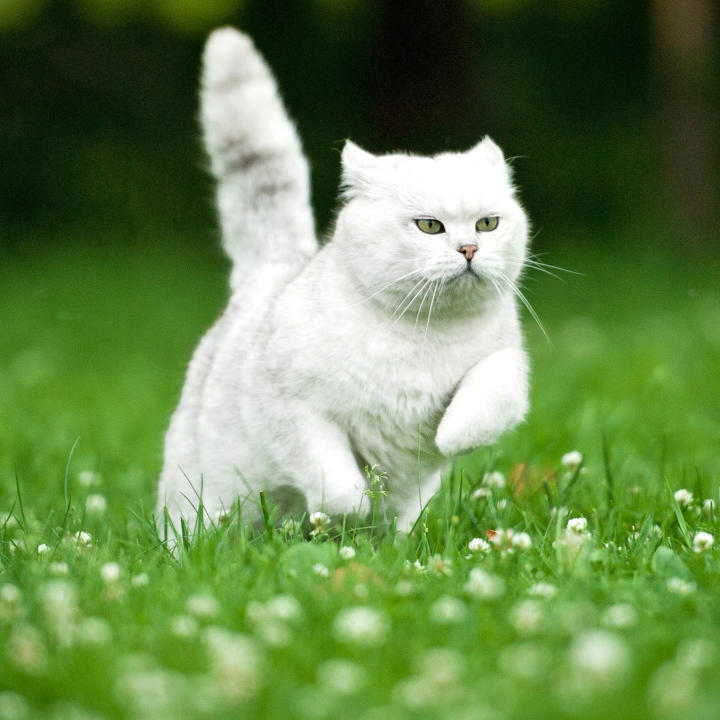
#> input picture Images/Cat.jpg, 720 x 720 px, found by its file name
$ python Thresholding.py
#> lines starting #> are read from the running program, lines starting #| are printed output that depends on the picture; after the words box and inside, x2 and y2 are one past the last pixel; in counts of white or black regions, pixels touching at a corner belong together
# -*- coding: utf-8 -*-
"""
Created on Tue Dec 29 15:51:39 2020

@author: Gowrav Tata
"""
import cv2 as cv
import os
os.chdir(r'E:/')

img  = cv.imread('Cat.jpg')
#> img is the input picture: shape (720, 720, 3); mean B, G, R 78.6, 135, 104.4
cv.imshow("Cat",img)
# Thresholding means binarizing an image, where pixels are zero or black
# ---- Simple Thresholding : Convert BGR to gray

gray = cv.cvtColor(img,cv.COLOR_BGR2GRAY)
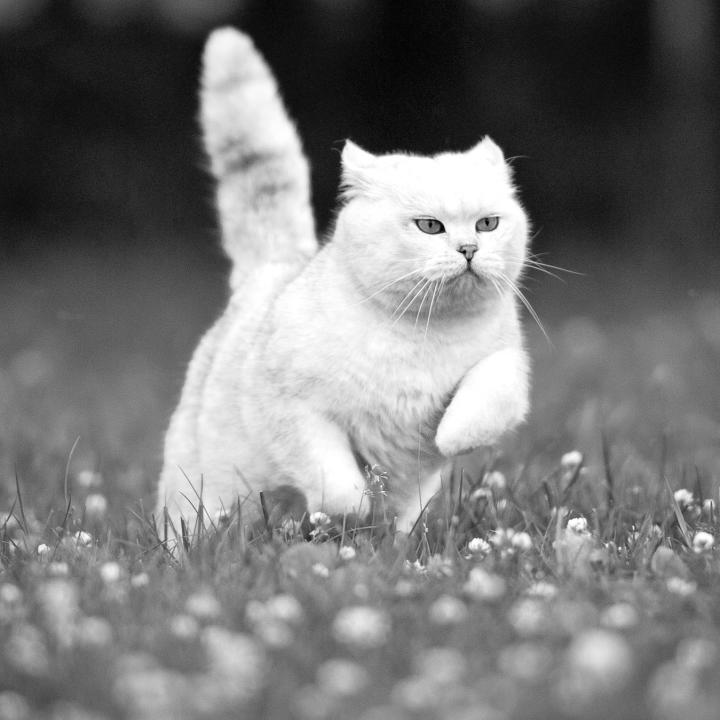
#> gray: shape (720, 720); min 1, max 255, mean 119.4
cv.imshow("Gray",gray)
threshold,thresh = cv.threshold(gray,150,255,cv.THRESH_BINARY)
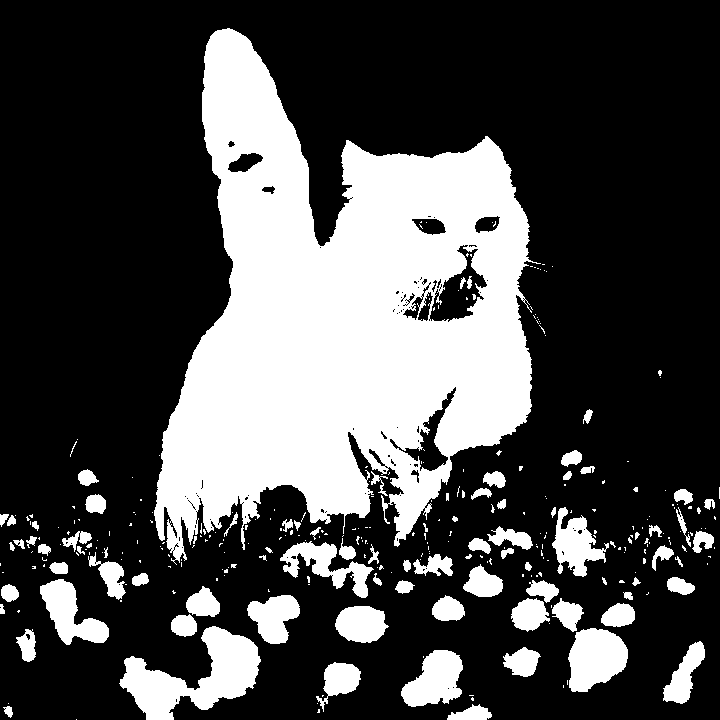
#> thresh: shape (720, 720); 29.2% white; 319 white regions (232 under 20 px), largest, box (x1, y1, x2, y2) and area: (154, 28, 541, 565) 112467, (119, 626, 261, 720) 6122, (568, 628, 628, 692) 2827

cv.imshow('Thresholded image',thresh)

'''Threshold inverse converts all black parts into white, and inverse '''
threshold,thresh_inverse = cv.threshold(gray,150,255,cv.THRESH_BINARY_INV)
cv.imshow('Thresholded  Inverse image',thresh_inverse)

 # the downside of the simple threshold is manually specify the threshold value
# ---- Adaptive Thresholding
'''In the adaptive thresholding  lets the computer find the optimal thresholded value
last one is the mean of the surrounding pixels, Block size is the neighbourhood size of the kernel
size, C is the last one, which is an integer removed from the mean, we can even set that to zero'''
adapt = cv.adaptiveThreshold(gray,255,cv.ADAPTIVE_THRESH_MEAN_C ,cv.THRESH_BINARY,13,3)
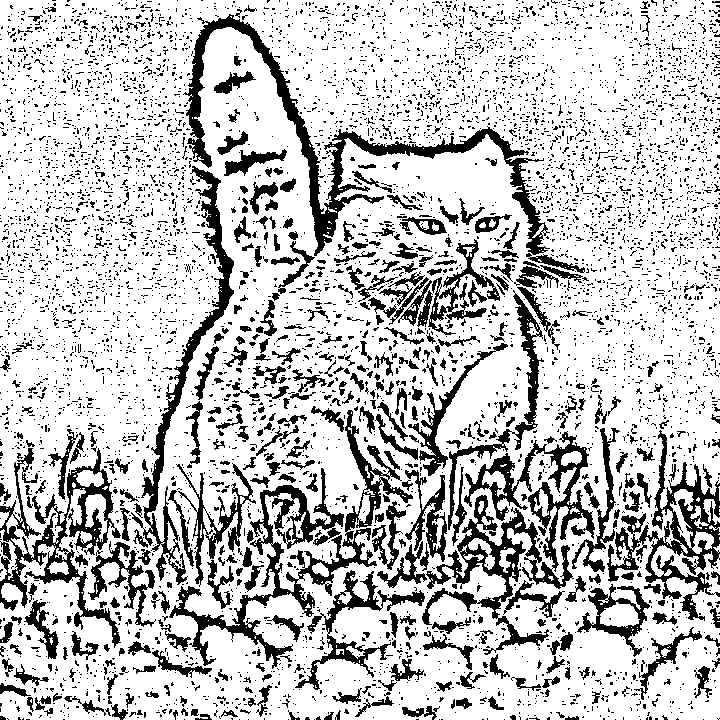
#> adapt: shape (720, 720); 77.2% white; 6455 black regions (5985 under 20 px), largest, box (x1, y1, x2, y2) and area: (422, 431, 595, 655) 9130, (183, 14, 550, 256) 8729, (169, 410, 413, 669) 8423

cv.imshow("Adaptive Threshold",adapt)


cv.waitKey(0)

$ run again, with Images/city.jpg copied over Images/Cat.jpg
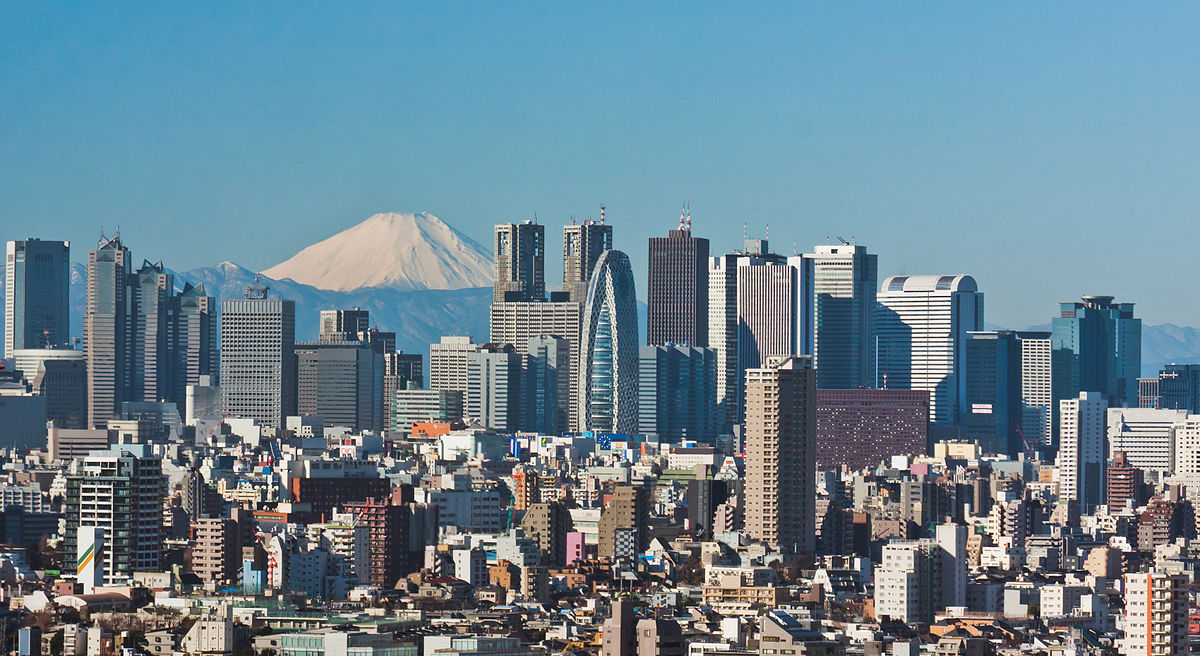
#> input picture Images/city.jpg, 1200 x 656 px, found by its file name
#> img is the input picture: shape (656, 1200, 3); mean B, G, R 145.8, 132.6, 107.4
#> `threshold,thresh = cv.threshold(gray,150,255,cv.THRESH_BINARY)`:
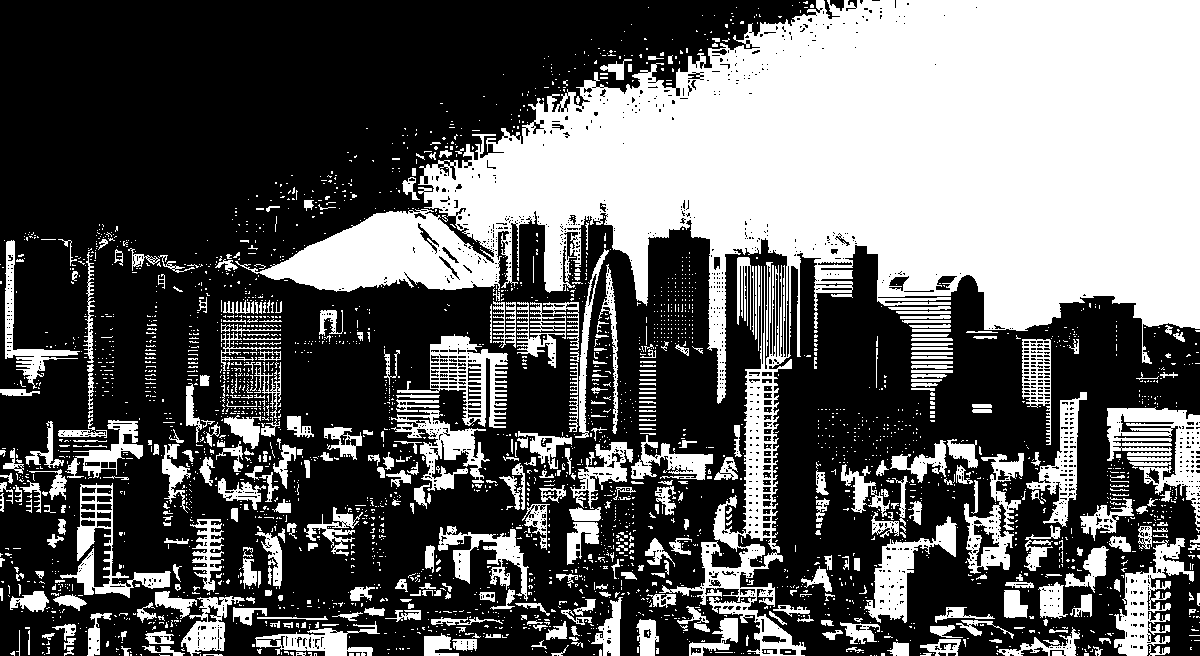
#> thresh: shape (656, 1200); 38.4% white; 2976 white regions (2539 under 20 px), largest, box (x1, y1, x2, y2) and area: (235, 0, 1200, 656) 199868, (1107, 407, 1200, 527) 4457, (1114, 538, 1194, 656) 3633
#> `adapt = cv.adaptiveThreshold(gray,255,cv.ADAPTIVE_THRESH_MEAN_C ,cv.TH..`:
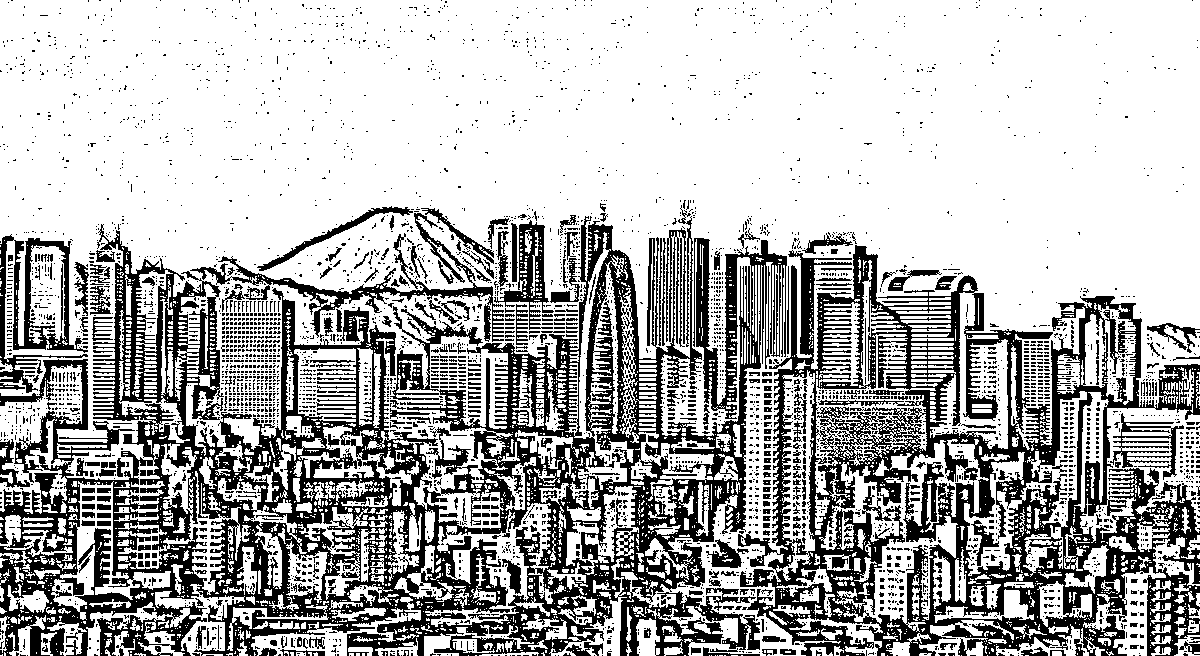
#> adapt: shape (656, 1200); 69.8% white; 4314 black regions (3957 under 20 px), largest, box (x1, y1, x2, y2) and area: (0, 205, 787, 656) 121094, (738, 245, 1200, 656) 66534, (190, 213, 504, 342) 4343
